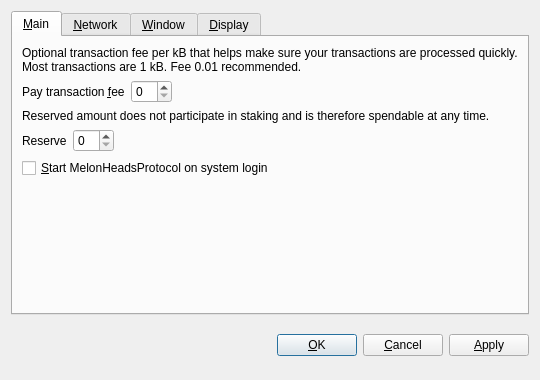
<?xml version="1.0" encoding="UTF-8"?>
<ui version="4.0">
 <class>OptionsDialog</class>
 <widget class="QDialog" name="OptionsDialog">
  <property name="geometry">
   <rect>
    <x>0</x>
    <y>0</y>
    <width>540</width>
    <height>380</height>
   </rect>
  </property>
  <property name="windowTitle">
   <string>Options</string>
  </property>
  <property name="modal">
   <bool>true</bool>
  </property>
  <layout class="QVBoxLayout" name="verticalLayout">
   <item>
    <widget class="QTabWidget" name="tabWidget">
     <property name="tabPosition">
      <enum>QTabWidget::North</enum>
     </property>
     <property name="currentIndex">
      <number>0</number>
     </property>
     <widget class="QWidget" name="tabMain">
      <attribute name="title">
       <string>&amp;Main</string>
      </attribute>
      <layout class="QVBoxLayout" name="verticalLayout_Main">
       <item>
        <widget class="QLabel" name="transactionFeeInfoLabel">
         <property name="text">
          <string>Optional transaction fee per kB that helps make sure your transactions are processed quickly. Most transactions are 1 kB. Fee 0.01 recommended.</string>
         </property>
         <property name="textFormat">
          <enum>Qt::PlainText</enum>
         </property>
         <property name="wordWrap">
          <bool>true</bool>
         </property>
        </widget>
       </item>
       <item>
        <layout class="QHBoxLayout" name="horizontalLayoutFee">
         <item>
          <widget class="QLabel" name="transactionFeeLabel">
           <property name="text">
            <string>Pay transaction &amp;fee</string>
           </property>
           <property name="textFormat">
            <enum>Qt::PlainText</enum>
           </property>
           <property name="buddy">
            <cstring>transactionFee</cstring>
           </property>
          </widget>
         </item>
         <item>
          <widget class="BitcoinAmountField" name="transactionFee"/>
         </item>
         <item>
          <spacer name="horizontalSpacerFee">
           <property name="orientation">
            <enum>Qt::Horizontal</enum>
           </property>
           <property name="sizeHint" stdset="0">
            <size>
             <width>40</width>
             <height>20</height>
            </size>
           </property>
          </spacer>
         </item>
        </layout>
       </item>
       <item>
        <widget class="QLabel" name="reserveBalanceInfoLabel">
         <property name="text">
          <string>Reserved amount does not participate in staking and is therefore spendable at any time.</string>
         </property>
         <property name="textFormat">
          <enum>Qt::PlainText</enum>
         </property>
         <property name="wordWrap">
          <bool>true</bool>
         </property>
        </widget>
       </item>
       <item>
        <layout class="QHBoxLayout" name="horizontalLayoutReserveBalance">
         <item>
          <widget class="QLabel" name="reserveBalanceLabel">
           <property name="text">
            <string>Reserve</string>
           </property>
           <property name="textFormat">
            <enum>Qt::PlainText</enum>
           </property>
           <property name="buddy">
            <cstring>reserveBalance</cstring>
           </property>
          </widget>
         </item>
         <item>
          <widget class="BitcoinAmountField" name="reserveBalance"/>
         </item>
         <item>
          <spacer name="horizontalSpacerReserveBalance">
           <property name="orientation">
            <enum>Qt::Horizontal</enum>
           </property>
           <property name="sizeHint" stdset="0">
            <size>
             <width>40</width>
             <height>20</height>
            </size>
           </property>
          </spacer>
         </item>
        </layout>
       </item>
       <item>
        <widget class="QCheckBox" name="bitcoinAtStartup">
         <property name="toolTip">
          <string>Automatically start MelonHeadsProtocol after logging in to the system.</string>
         </property>
         <property name="text">
          <string>&amp;Start MelonHeadsProtocol on system login</string>
         </property>
        </widget>
       </item>
       <item>
        <spacer name="verticalSpacer_Main">
         <property name="orientation">
          <enum>Qt::Vertical</enum>
         </property>
         <property name="sizeHint" stdset="0">
          <size>
           <width>20</width>
           <height>40</height>
          </size>
         </property>
        </spacer>
       </item>
      </layout>
     </widget>
     <widget class="QWidget" name="tabNetwork">
      <attribute name="title">
       <string>&amp;Network</string>
      </attribute>
      <layout class="QVBoxLayout" name="verticalLayout_Network">
       <item>
        <widget class="QCheckBox" name="mapPortUpnp">
         <property name="toolTip">
          <string>Automatically open the MelonHeadsProtocol client port on the router. This only works when your router supports UPnP and it is enabled.</string>
         </property>
         <property name="text">
          <string>Map port using &amp;UPnP</string>
         </property>
        </widget>
       </item>
       <item>
        <widget class="QCheckBox" name="connectSocks">
         <property name="toolTip">
          <string>Connect to the MelonHeadsProtocol network through a SOCKS5 proxy (e.g. when connecting through Tor).</string>
         </property>
         <property name="text">
          <string>&amp;Connect through SOCKS5 proxy:</string>
         </property>
        </widget>
       </item>
       <item>
        <layout class="QHBoxLayout" name="horizontalLayout_Network">
         <item>
          <widget class="QLabel" name="proxyIpLabel">
           <property name="text">
            <string>Proxy &amp;IP:</string>
           </property>
           <property name="textFormat">
            <enum>Qt::PlainText</enum>
           </property>
           <property name="buddy">
            <cstring>proxyIp</cstring>
           </property>
          </widget>
         </item>
         <item>
          <widget class="QValidatedLineEdit" name="proxyIp">
           <property name="maximumSize">
            <size>
             <width>140</width>
             <height>16777215</height>
            </size>
           </property>
           <property name="toolTip">
            <string>IP address of the proxy (e.g. 127.0.0.1)</string>
           </property>
          </widget>
         </item>
         <item>
          <widget class="QLabel" name="proxyPortLabel">
           <property name="text">
            <string>&amp;Port:</string>
           </property>
           <property name="textFormat">
            <enum>Qt::PlainText</enum>
           </property>
           <property name="buddy">
            <cstring>proxyPort</cstring>
           </property>
          </widget>
         </item>
         <item>
          <widget class="QLineEdit" name="proxyPort">
           <property name="maximumSize">
            <size>
             <width>55</width>
             <height>16777215</height>
            </size>
           </property>
           <property name="toolTip">
            <string>Port of the proxy (e.g. 9050)</string>
           </property>
          </widget>
         </item>
         <item>
          <spacer name="horizontalSpacer_Network">
           <property name="orientation">
            <enum>Qt::Horizontal</enum>
           </property>
           <property name="sizeHint" stdset="0">
            <size>
             <width>40</width>
             <height>20</height>
            </size>
           </property>
          </spacer>
         </item>
        </layout>
       </item>
       <item>
        <spacer name="verticalSpacer_Network">
         <property name="orientation">
          <enum>Qt::Vertical</enum>
         </property>
         <property name="sizeHint" stdset="0">
          <size>
           <width>20</width>
           <height>40</height>
          </size>
         </property>
        </spacer>
       </item>
      </layout>
     </widget>
     <widget class="QWidget" name="tabWindow">
      <attribute name="title">
       <string>&amp;Window</string>
      </attribute>
      <layout class="QVBoxLayout" name="verticalLayout_Window">
       <item>
        <widget class="QCheckBox" name="minimizeToTray">
         <property name="toolTip">
          <string>Show only a tray icon after minimizing the window.</string>
         </property>
         <property name="text">
          <string>&amp;Minimize to the tray instead of the taskbar</string>
         </property>
        </widget>
       </item>
       <item>
        <widget class="QCheckBox" name="minimizeOnClose">
         <property name="toolTip">
          <string>Minimize instead of exit the application when the window is closed. When this option is enabled, the application will be closed only after selecting Quit in the menu.</string>
         </property>
         <property name="text">
          <string>M&amp;inimize on close</string>
         </property>
        </widget>
       </item>
       <item>
        <spacer name="verticalSpacer_Window">
         <property name="orientation">
          <enum>Qt::Vertical</enum>
         </property>
         <property name="sizeHint" stdset="0">
          <size>
           <width>20</width>
           <height>40</height>
          </size>
         </property>
        </spacer>
       </item>
      </layout>
     </widget>
     <widget class="QWidget" name="tabDisplay">
      <attribute name="title">
       <string>&amp;Display</string>
      </attribute>
      <layout class="QVBoxLayout" name="verticalLayout_Display">
       <item>
        <layout class="QHBoxLayout" name="horizontalLayout_1_Display">
         <item>
          <widget class="QLabel" name="langLabel">
           <property name="text">
            <string>User Interface &amp;language:</string>
           </property>
           <property name="textFormat">
            <enum>Qt::PlainText</enum>
           </property>
           <property name="buddy">
            <cstring>lang</cstring>
           </property>
          </widget>
         </item>
         <item>
          <widget class="QValueComboBox" name="lang">
           <property name="toolTip">
            <string>The user interface language can be set here. This setting will take effect after restarting MelonHeadsProtocol.</string>
           </property>
          </widget>
         </item>
        </layout>
       </item>
       <item>
        <layout class="QHBoxLayout" name="horizontalLayout_2_Display">
         <item>
          <widget class="QLabel" name="unitLabel">
           <property name="text">
            <string>&amp;Unit to show amounts in:</string>
           </property>
           <property name="textFormat">
            <enum>Qt::PlainText</enum>
           </property>
           <property name="buddy">
            <cstring>unit</cstring>
           </property>
          </widget>
         </item>
         <item>
          <widget class="QValueComboBox" name="unit">
           <property name="toolTip">
            <string>Choose the default subdivision unit to show in the interface and when sending coins.</string>
           </property>
          </widget>
         </item>
        </layout>
       </item>
       <item>
        <widget class="QCheckBox" name="coinControlFeatures">
         <property name="toolTip">
          <string>Whether to show coin control features or not.</string>
         </property>
         <property name="text">
          <string>Display coin &amp;control features (experts only!)</string>
         </property>
        </widget>
       </item>
       <item>
        <widget class="QCheckBox" name="useBlackTheme">
         <property name="text">
          <string>Use black visual theme (requires restart)</string>
         </property>
        </widget>
       </item>
       <item>
        <spacer name="verticalSpacer_Display">
         <property name="orientation">
          <enum>Qt::Vertical</enum>
         </property>
         <property name="sizeHint" stdset="0">
          <size>
           <width>20</width>
           <height>40</height>
          </size>
         </property>
        </spacer>
       </item>
      </layout>
     </widget>
    </widget>
   </item>
   <item>
    <layout class="QHBoxLayout" name="horizontalLayout_Buttons">
     <item>
      <spacer name="horizontalSpacer_1">
       <property name="orientation">
        <enum>Qt::Horizontal</enum>
       </property>
       <property name="sizeHint" stdset="0">
        <size>
         <width>40</width>
         <height>48</height>
        </size>
       </property>
      </spacer>
     </item>
     <item>
      <widget class="QLabel" name="statusLabel">
       <property name="font">
        <font>
         <weight>75</weight>
         <bold>true</bold>
        </font>
       </property>
       <property name="text">
        <string/>
       </property>
       <property name="textFormat">
        <enum>Qt::PlainText</enum>
       </property>
       <property name="wordWrap">
        <bool>true</bool>
       </property>
      </widget>
     </item>
     <item>
      <spacer name="horizontalSpacer_2">
       <property name="orientation">
        <enum>Qt::Horizontal</enum>
       </property>
       <property name="sizeHint" stdset="0">
        <size>
         <width>40</width>
         <height>48</height>
        </size>
       </property>
      </spacer>
     </item>
     <item>
      <widget class="QPushButton" name="okButton">
       <property name="text">
        <string>&amp;OK</string>
       </property>
      </widget>
     </item>
     <item>
      <widget class="QPushButton" name="cancelButton">
       <property name="text">
        <string>&amp;Cancel</string>
       </property>
       <property name="autoDefault">
        <bool>false</bool>
       </property>
      </widget>
     </item>
     <item>
      <widget class="QPushButton" name="applyButton">
       <property name="text">
        <string>&amp;Apply</string>
       </property>
       <property name="autoDefault">
        <bool>false</bool>
       </property>
      </widget>
     </item>
    </layout>
   </item>
  </layout>
 </widget>
 <customwidgets>
  <customwidget>
   <class>BitcoinAmountField</class>
   <extends>QSpinBox</extends>
   <header>bitcoinamountfield.h</header>
  </customwidget>
  <customwidget>
   <class>QValueComboBox</class>
   <extends>QComboBox</extends>
   <header>qvaluecombobox.h</header>
  </customwidget>
  <customwidget>
   <class>QValidatedLineEdit</class>
   <extends>QLineEdit</extends>
   <header>qvalidatedlineedit.h</header>
  </customwidget>
 </customwidgets>
 <resources/>
 <connections/>
</ui>
